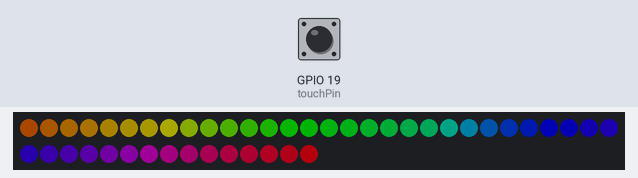
Recording of a sketch running on a simulated ESP32. On the bench: 45 RGB LEDs in strip order, left to right, continuing on the next row. The inputs (shaded band) are chosen by the test bench; at power-on: GPIO 19 (touchPin) LOW. Dim RGB values are drawn brighter than linear.

Above: at 4.2 s.
4.3 s: GPIO 19 (touchPin) pulled HIGH for 0.15 s
At 4.74 s:
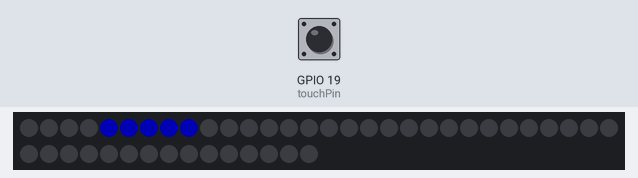
5.0 s: GPIO 19 (touchPin) pulled HIGH for 1 s
At 5.18 s:
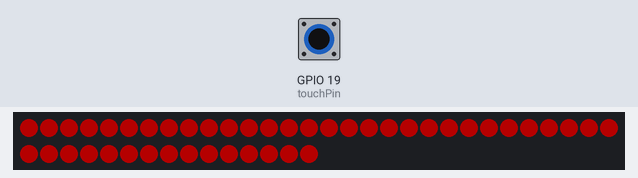
6.6 s: GPIO 19 (touchPin) pulled HIGH for 0.15 s
At 7.09 s:
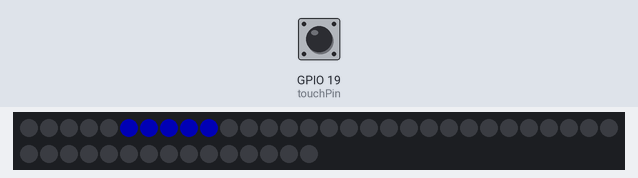
7.3 s: GPIO 19 (touchPin) pulled HIGH for 3.2 s
At 7.73 s:
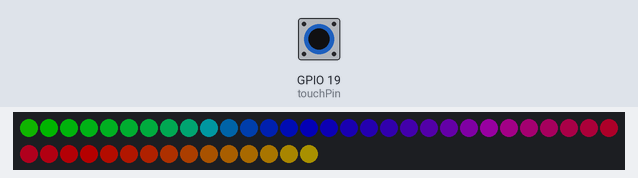
11.1 s: GPIO 19 (touchPin) pulled HIGH for 0.15 s
At 11.76 s:
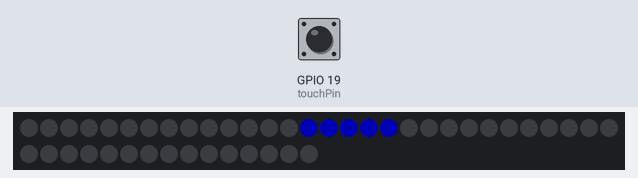
11.8 s: GPIO 19 (touchPin) pulled HIGH for 1 s
At 12.31 s:
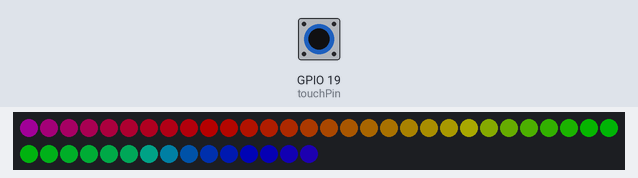
Timing chart, 0 to 14.8 s (numbered marks = the images above; inputs shaded):
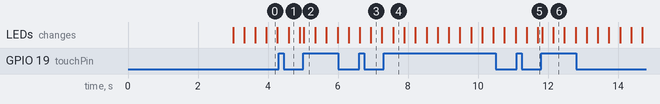

Measured:
- after the input at 4.3 s, the LEDs: change after 0.29 s (image 1)
- after the input at 5.0 s, the LEDs: change at once (image 2)
- after the input at 6.6 s, the LEDs: first differ from a run without the input after 0.34 s (image 3)
- after the input at 7.3 s, the LEDs: change after 0.28 s (image 4)
- after the input at 11.1 s, the LEDs: first change after 0.29 s (image 5 shows a later state)
- after the input at 11.8 s, the LEDs: first change at once (image 6 shows a later state)

The sketch:

test_touch_LED.ino
```cpp
#include <FastLED.h>

#define LED_PIN     26
#define NUM_LEDS    45
#define BRIGHTNESS  64
#define LED_TYPE    WS2812B
#define COLOR_ORDER GRB

CRGB leds[NUM_LEDS];

const int touchPin = 19;

// Pulse settings
int pulseWidth = 5;
int pulseDelay = 30;   // starting speed
const int minDelay = 5;

// Game settings
const int hitZone = 6; // how close to ends counts as a hit

// Pulse state
int pos = 0;
int direction = 1;
bool pulseActive = false;

// Game state
int score = 0;
bool gameRunning = false;

// Touch detection
bool lastTouchState = LOW;

void setup() {
  delay(3000);
  FastLED.addLeds<LED_TYPE, LED_PIN, COLOR_ORDER>(leds, NUM_LEDS);
  FastLED.setBrightness(BRIGHTNESS);

  pinMode(touchPin, INPUT);
}

void loop() {
  bool touchState = digitalRead(touchPin);

  // Detect tap (rising edge)
  if (touchState == HIGH && lastTouchState == LOW) {
    handleTap();
  }
  lastTouchState = touchState;

  if (gameRunning) {
    updatePulse();
  } else {
    idleAnimation();
  }

  delay(pulseDelay);
}

void handleTap() {
  if (!gameRunning) {
    startGame();
    return;
  }

  // Check if pulse is in hit zone
  if (isInHitZone()) {
    score++;
    direction *= -1;

    // Speed up
    pulseDelay = max(minDelay, pulseDelay - 4);

    flashColor(CRGB::Green);
  } else {
    gameOver();
  }
}

bool isInHitZone() {
  return (pos < hitZone || pos > NUM_LEDS - 1 - hitZone);
}

void startGame() {
  gameRunning = true;
  score = 0;
  pulseDelay = 30;
  pos = 0;
  direction = 1;
}

void gameOver() {
  flashColor(CRGB::Red);

  // Optional: show score via blinks
  //showScore();

  gameRunning = false;
}

void updatePulse() {
  fill_solid(leds, NUM_LEDS, CRGB::Black);

  for (int i = 0; i < pulseWidth; i++) {
    int index = pos - i;
    if (index >= 0 && index < NUM_LEDS) {
      leds[index] = CRGB::Blue;
    }
  }

  FastLED.show();

  pos += direction;

  // Auto bounce (but player should hit before this ideally)
  if (pos >= NUM_LEDS + pulseWidth) {
    direction = -1;
    pos = NUM_LEDS + pulseWidth;
  }

  if (pos < 0) {
    direction = 1;
    pos = 0;
  }
}

void flashColor(CRGB color) {
  fill_solid(leds, NUM_LEDS, color);
  FastLED.show();
  delay(100);
}


void idleAnimation() {
  static uint8_t hue = 0;
  fill_rainbow(leds, NUM_LEDS, hue++, 5);
  FastLED.show();
}
```
